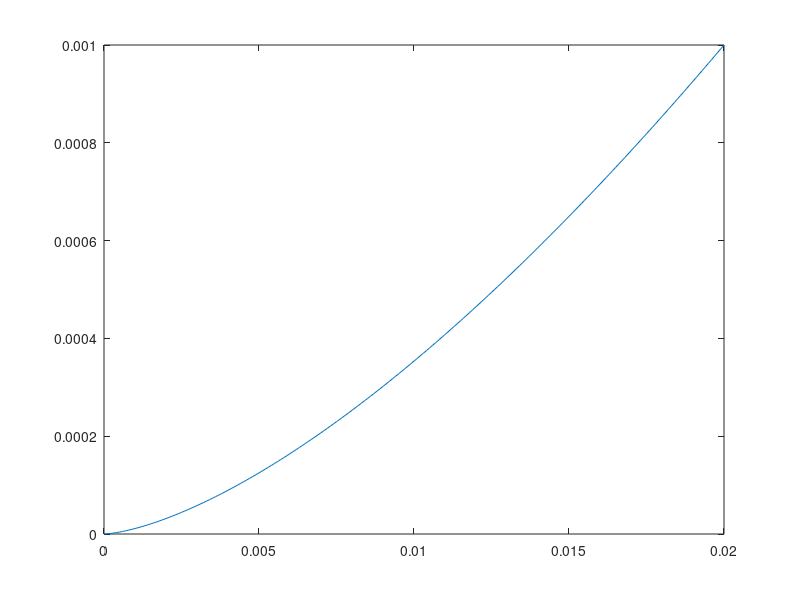

Source code (MATLAB): (Note: this script raises an error after producing the figure.)
gradT = -(0:.0001:.02);
chi = 1/2;
alpha = 1/2;

q = (-chi * gradT) .^ (alpha+1);

plot(-gradT,q);
%%
syms gradT_sym
q_sym = (-chi * gradT_sym) ^ (alpha+1);

pol_taylor = taylor(q_sym,gradT_sym,'ExpansionPoint',-0.01,'Order',4)
pol_coeffs = collect(pol_taylor,gradT_sym)
q_fitted = subs(pol_coeffs,gradT_sym,gradT);
plot(-gradT,[q; q_fitted]);



%% test initial temperature profile - not finding solutions
% syms gradT(rho) P alpha C
% eqn = diff(gradT,rho,2) == -P / (alpha+1) * 1/(gradT ^ alpha);
% DgradT = diff(gradT,rho);
% cond = [DgradT(0)== 0, gradT(0)== C];
% gradTSol(rho) = dsolve(eqn,cond)

%% test integral
L =  10; C = 2;
sigma = .05; mu = L/2; K = .14;
% Pdep = K * 1/(sigma*sqrt(pi))*exp(-(1/2)*(rho-mu).^2/sigma.^2);
% x0 = @(rho) C + 0*rho;
x0 = @(rho) K * 1/(sigma*sqrt(pi))*exp(-(1/2)*(rho-mu).^2/sigma.^2) + C;
f1 = @(rho) C*(x0(rho).*cos(2*pi*rho/L));
f2 = @(rho) C*(x0(rho).*cos(2*pi*2*rho/L));
f3 = @(rho) C*(x0(rho).*cos(2*pi*3*rho/L));
f4 = @(rho) C*(x0(rho).*cos(2*pi*4*rho/L));
f5 = @(rho) C*(x0(rho).*cos(2*pi*5*rho/L));
f6 = @(rho) C*(x0(rho).*cos(2*pi*6*rho/L));
f7 = @(rho) C*(x0(rho).*cos(2*pi*7*rho/L));
f8 = @(rho) C*(x0(rho).*cos(2*pi*8*rho/L));
f9 = @(rho) C*(x0(rho).*cos(2*pi*9*rho/L));
f10 = @(rho) C*(x0(rho).*cos(2*pi*10*rho/L));
b0 = 1/L * integral(x0,0,L);
b1 = 2/L * integral(f1,0,L);
b2 = 2/L * integral(f2,0,L);
b3 = 2/L * integral(f3,0,L);
b4 = 2/L * integral(f4,0,L);
b5 = 2/L * integral(f5,0,L);
b6 = 2/L * integral(f6,0,L);
b7 = 2/L * integral(f7,0,L);
b8 = 2/L * integral(f8,0,L);
b9 = 2/L * integral(f9,0,L);
b10 = 2/L * integral(f10,0,L);

T = @(rho,t) exp(-4*0*pi^2*C*t/L^2).*cos(2*pi*0*rho/L)*b0+...
    +exp(-4*1*pi^2*C*t/L^2).*cos(2*pi*1*rho/L)*b1+...
    +exp(-4*2*pi^2*C*t/L^2).*cos(2*pi*2*rho/L)*b2+...
    +exp(-4*3*pi^2*C*t/L^2).*cos(2*pi*3*rho/L)*b3+...
    +exp(-4*4*pi^2*C*t/L^2).*cos(2*pi*4*rho/L)*b4+...
    +exp(-4*5*pi^2*C*t/L^2).*cos(2*pi*5*rho/L)*b5+...
    +exp(-4*6*pi^2*C*t/L^2).*cos(2*pi*6*rho/L)*b6+...
    +exp(-4*7*pi^2*C*t/L^2).*cos(2*pi*7*rho/L)*b7+...
    +exp(-4*8*pi^2*C*t/L^2).*cos(2*pi*8*rho/L)*b8+...
    +exp(-4*9*pi^2*C*t/L^2).*cos(2*pi*9*rho/L)*b9+...
    +exp(-4*10*pi^2*C*t/L^2).*cos(2*pi*10*rho/L)*b10;

fsurf(T,[0 L 0 2])